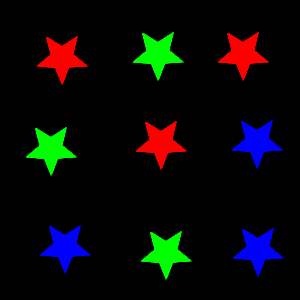
#> input picture pdi/src/stars.png, 300 x 300 px
$ python example.py
#> lines starting #> are read from the running program, lines starting #| are printed output that depends on the picture
# import numpy as np
# import argparse
import cv2

print(cv2.__version__)

orig = cv2.imread('stars.png')
#> orig is the input picture: shape (300, 300, 3); mean B, G, R 8.5, 8.5, 8.5
(B, G, R) = cv2.split(orig)
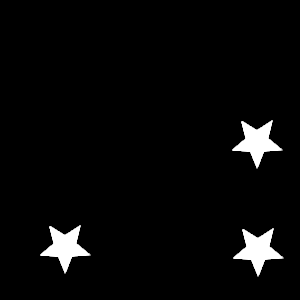
#> B: shape (300, 300); min 0, max 255, mean 8.5
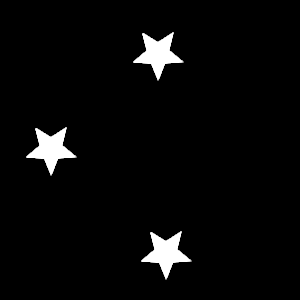
#> G: shape (300, 300); min 0, max 255, mean 8.5
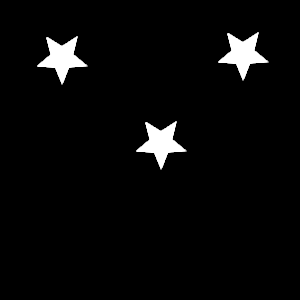
#> R: shape (300, 300); min 0, max 255, mean 8.5
cv2.imshow('Original', orig)
cv2.imshow('Blue', B)
cv2.imshow('Green', G)
cv2.imshow('Red', R)

cv2.waitKey(0)

print('Height', orig.shape[0])
#| Height 300
print('Width', orig.shape[1])
#| Width 300
print('Channels', orig.shape[2])
#| Channels 3

cv2.waitKey(0)
